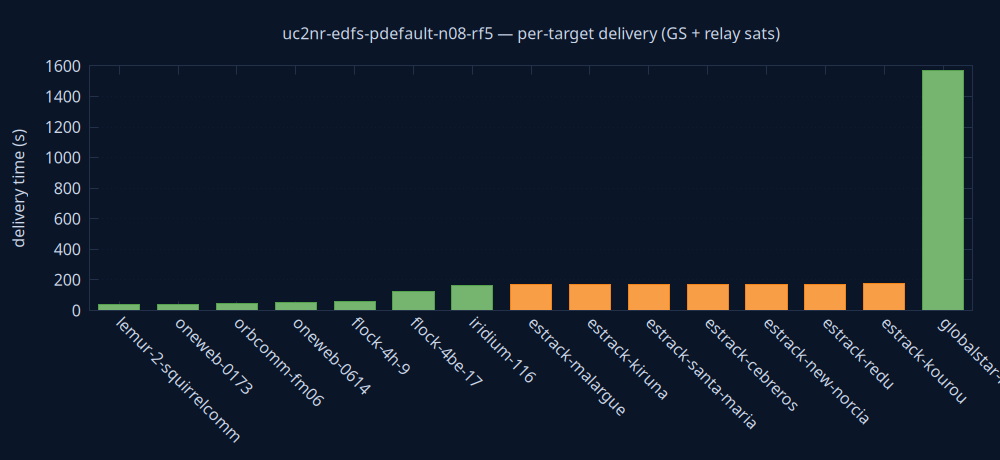

Reproduce this figure in gnuplot.
set terminal pngcairo size 1000,460 background rgb '#0a1628'
set output 'delivery.png'
set style fill solid 0.8
set boxwidth 0.7 relative
set border lc rgb '#22304a'
set grid ytics lc rgb '#22304a'
set yrange [0:*]
set ylabel 'delivery time (s)' textcolor rgb '#cdd7ea'
set xtics rotate by -45 textcolor rgb '#cdd7ea'
set ytics textcolor rgb '#cdd7ea'
set title 'uc2nr-edfs-pdefault-n08-rf5 — per-target delivery (GS + relay sats)' textcolor rgb '#cdd7ea'
plot 'delivery.dat' using 0:2:3:xtic(1) with boxes lc rgb variable notitle
